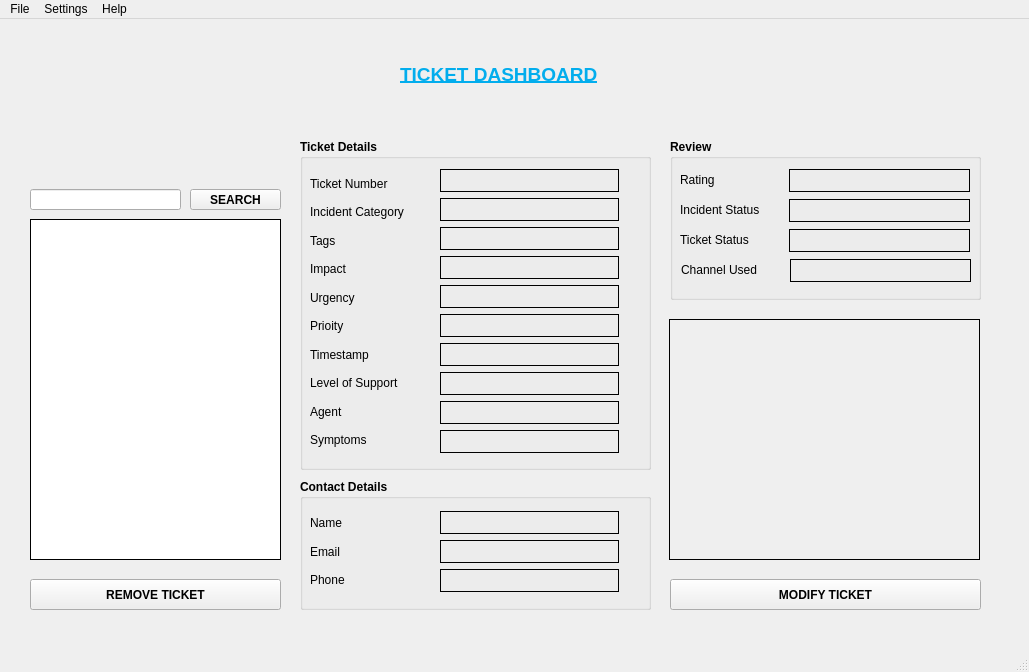
<?xml version="1.0" encoding="UTF-8"?>
<ui version="4.0">
 <class>MainWindow</class>
 <widget class="QMainWindow" name="MainWindow">
  <property name="geometry">
   <rect>
    <x>0</x>
    <y>0</y>
    <width>1029</width>
    <height>672</height>
   </rect>
  </property>
  <property name="windowTitle">
   <string>Ticket Dashboard</string>
  </property>
  <property name="windowIcon">
   <iconset resource="images.qrc">
    <normaloff>:/new/res/images/BitTicketLogo.png</normaloff>:/new/res/images/BitTicketLogo.png</iconset>
  </property>
  <widget class="QWidget" name="centralwidget">
   <widget class="QGroupBox" name="groupBox_3">
    <property name="geometry">
     <rect>
      <x>670</x>
      <y>120</y>
      <width>311</width>
      <height>161</height>
     </rect>
    </property>
    <property name="font">
     <font>
      <weight>75</weight>
      <bold>true</bold>
     </font>
    </property>
    <property name="title">
     <string>Review</string>
    </property>
    <widget class="QLabel" name="lb_rating">
     <property name="geometry">
      <rect>
       <x>10</x>
       <y>30</y>
       <width>111</width>
       <height>21</height>
      </rect>
     </property>
     <property name="font">
      <font>
       <weight>50</weight>
       <bold>false</bold>
      </font>
     </property>
     <property name="text">
      <string>Rating</string>
     </property>
    </widget>
    <widget class="QLabel" name="lb_display_rating">
     <property name="geometry">
      <rect>
       <x>119</x>
       <y>30</y>
       <width>181</width>
       <height>23</height>
      </rect>
     </property>
     <property name="font">
      <font>
       <weight>50</weight>
       <bold>false</bold>
      </font>
     </property>
     <property name="frameShape">
      <enum>QFrame::Panel</enum>
     </property>
     <property name="frameShadow">
      <enum>QFrame::Plain</enum>
     </property>
     <property name="text">
      <string/>
     </property>
    </widget>
    <widget class="QLabel" name="lb_total_closed">
     <property name="geometry">
      <rect>
       <x>10</x>
       <y>60</y>
       <width>111</width>
       <height>22</height>
      </rect>
     </property>
     <property name="font">
      <font>
       <weight>50</weight>
       <bold>false</bold>
      </font>
     </property>
     <property name="text">
      <string>Incident Status</string>
     </property>
    </widget>
    <widget class="QLabel" name="lb_total_solved">
     <property name="geometry">
      <rect>
       <x>10</x>
       <y>90</y>
       <width>111</width>
       <height>21</height>
      </rect>
     </property>
     <property name="font">
      <font>
       <weight>50</weight>
       <bold>false</bold>
      </font>
     </property>
     <property name="text">
      <string>Ticket Status </string>
     </property>
    </widget>
    <widget class="QLabel" name="lb_display_Incstatus">
     <property name="geometry">
      <rect>
       <x>119</x>
       <y>60</y>
       <width>181</width>
       <height>23</height>
      </rect>
     </property>
     <property name="font">
      <font>
       <weight>50</weight>
       <bold>false</bold>
      </font>
     </property>
     <property name="frameShape">
      <enum>QFrame::Panel</enum>
     </property>
     <property name="frameShadow">
      <enum>QFrame::Plain</enum>
     </property>
     <property name="text">
      <string/>
     </property>
    </widget>
    <widget class="QLabel" name="lb_display_Tickstatus">
     <property name="geometry">
      <rect>
       <x>119</x>
       <y>90</y>
       <width>181</width>
       <height>23</height>
      </rect>
     </property>
     <property name="font">
      <font>
       <weight>50</weight>
       <bold>false</bold>
      </font>
     </property>
     <property name="frameShape">
      <enum>QFrame::Panel</enum>
     </property>
     <property name="frameShadow">
      <enum>QFrame::Plain</enum>
     </property>
     <property name="text">
      <string/>
     </property>
    </widget>
    <widget class="QLabel" name="lb_display_Channel">
     <property name="geometry">
      <rect>
       <x>120</x>
       <y>120</y>
       <width>181</width>
       <height>23</height>
      </rect>
     </property>
     <property name="font">
      <font>
       <weight>50</weight>
       <bold>false</bold>
      </font>
     </property>
     <property name="frameShape">
      <enum>QFrame::Panel</enum>
     </property>
     <property name="frameShadow">
      <enum>QFrame::Plain</enum>
     </property>
     <property name="text">
      <string/>
     </property>
    </widget>
    <widget class="QLabel" name="lb_total_solved_2">
     <property name="geometry">
      <rect>
       <x>11</x>
       <y>120</y>
       <width>101</width>
       <height>21</height>
      </rect>
     </property>
     <property name="font">
      <font>
       <weight>50</weight>
       <bold>false</bold>
      </font>
     </property>
     <property name="text">
      <string>Channel Used</string>
     </property>
    </widget>
   </widget>
   <widget class="QPushButton" name="pb_remove">
    <property name="geometry">
     <rect>
      <x>30</x>
      <y>560</y>
      <width>251</width>
      <height>31</height>
     </rect>
    </property>
    <property name="font">
     <font>
      <weight>75</weight>
      <bold>true</bold>
     </font>
    </property>
    <property name="text">
     <string>REMOVE TICKET</string>
    </property>
   </widget>
   <widget class="QLabel" name="label">
    <property name="geometry">
     <rect>
      <x>400</x>
      <y>40</y>
      <width>221</width>
      <height>30</height>
     </rect>
    </property>
    <property name="font">
     <font>
      <pointsize>14</pointsize>
      <weight>75</weight>
      <bold>true</bold>
      <underline>true</underline>
      <strikeout>false</strikeout>
     </font>
    </property>
    <property name="autoFillBackground">
     <bool>false</bool>
    </property>
    <property name="styleSheet">
     <string notr="true">color: rgb(2, 173, 237);</string>
    </property>
    <property name="frameShape">
     <enum>QFrame::NoFrame</enum>
    </property>
    <property name="frameShadow">
     <enum>QFrame::Plain</enum>
    </property>
    <property name="text">
     <string>TICKET DASHBOARD</string>
    </property>
    <property name="textFormat">
     <enum>Qt::PlainText</enum>
    </property>
   </widget>
   <widget class="QListWidget" name="lst_tickets">
    <property name="geometry">
     <rect>
      <x>30</x>
      <y>200</y>
      <width>251</width>
      <height>341</height>
     </rect>
    </property>
    <property name="toolTip">
     <string>&lt;html&gt;&lt;head/&gt;&lt;body&gt;&lt;p&gt;List of Tickets&lt;/p&gt;&lt;/body&gt;&lt;/html&gt;</string>
    </property>
    <property name="frameShape">
     <enum>QFrame::Box</enum>
    </property>
    <property name="frameShadow">
     <enum>QFrame::Plain</enum>
    </property>
    <property name="lineWidth">
     <number>1</number>
    </property>
   </widget>
   <widget class="QPushButton" name="pb_modify">
    <property name="geometry">
     <rect>
      <x>670</x>
      <y>560</y>
      <width>311</width>
      <height>31</height>
     </rect>
    </property>
    <property name="font">
     <font>
      <weight>75</weight>
      <bold>true</bold>
     </font>
    </property>
    <property name="text">
     <string>MODIFY TICKET</string>
    </property>
   </widget>
   <widget class="QGroupBox" name="groupBox">
    <property name="geometry">
     <rect>
      <x>300</x>
      <y>120</y>
      <width>351</width>
      <height>331</height>
     </rect>
    </property>
    <property name="font">
     <font>
      <weight>75</weight>
      <bold>true</bold>
     </font>
    </property>
    <property name="title">
     <string>Ticket Details</string>
    </property>
    <property name="flat">
     <bool>false</bool>
    </property>
    <widget class="QLabel" name="label_14">
     <property name="geometry">
      <rect>
       <x>10</x>
       <y>290</y>
       <width>129</width>
       <height>22</height>
      </rect>
     </property>
     <property name="font">
      <font>
       <weight>50</weight>
       <bold>false</bold>
      </font>
     </property>
     <property name="text">
      <string>Symptoms</string>
     </property>
    </widget>
    <widget class="QLabel" name="lb_level_support">
     <property name="geometry">
      <rect>
       <x>10</x>
       <y>233</y>
       <width>129</width>
       <height>22</height>
      </rect>
     </property>
     <property name="font">
      <font>
       <weight>50</weight>
       <bold>false</bold>
      </font>
     </property>
     <property name="text">
      <string>Level of Support</string>
     </property>
    </widget>
    <widget class="QLabel" name="lb_ticket_num">
     <property name="geometry">
      <rect>
       <x>10</x>
       <y>33</y>
       <width>129</width>
       <height>23</height>
      </rect>
     </property>
     <property name="font">
      <font>
       <weight>50</weight>
       <bold>false</bold>
      </font>
     </property>
     <property name="text">
      <string>Ticket Number</string>
     </property>
    </widget>
    <widget class="QLabel" name="lb_timestamp">
     <property name="geometry">
      <rect>
       <x>10</x>
       <y>204</y>
       <width>129</width>
       <height>23</height>
      </rect>
     </property>
     <property name="font">
      <font>
       <weight>50</weight>
       <bold>false</bold>
      </font>
     </property>
     <property name="text">
      <string>Timestamp</string>
     </property>
    </widget>
    <widget class="QLabel" name="label_3">
     <property name="geometry">
      <rect>
       <x>10</x>
       <y>261</y>
       <width>129</width>
       <height>23</height>
      </rect>
     </property>
     <property name="font">
      <font>
       <weight>50</weight>
       <bold>false</bold>
      </font>
     </property>
     <property name="text">
      <string>Agent</string>
     </property>
    </widget>
    <widget class="QLabel" name="lb_priority">
     <property name="geometry">
      <rect>
       <x>10</x>
       <y>176</y>
       <width>129</width>
       <height>22</height>
      </rect>
     </property>
     <property name="font">
      <font>
       <weight>50</weight>
       <bold>false</bold>
      </font>
     </property>
     <property name="text">
      <string>Prioity</string>
     </property>
    </widget>
    <widget class="QLabel" name="lb_impact">
     <property name="geometry">
      <rect>
       <x>10</x>
       <y>119</y>
       <width>129</width>
       <height>22</height>
      </rect>
     </property>
     <property name="font">
      <font>
       <weight>50</weight>
       <bold>false</bold>
      </font>
     </property>
     <property name="text">
      <string>Impact</string>
     </property>
    </widget>
    <widget class="QLabel" name="lb_urgency">
     <property name="geometry">
      <rect>
       <x>10</x>
       <y>147</y>
       <width>129</width>
       <height>23</height>
      </rect>
     </property>
     <property name="font">
      <font>
       <weight>50</weight>
       <bold>false</bold>
      </font>
     </property>
     <property name="text">
      <string>Urgency</string>
     </property>
    </widget>
    <widget class="QLabel" name="lb_incident_cat">
     <property name="geometry">
      <rect>
       <x>10</x>
       <y>62</y>
       <width>129</width>
       <height>22</height>
      </rect>
     </property>
     <property name="font">
      <font>
       <weight>50</weight>
       <bold>false</bold>
      </font>
     </property>
     <property name="text">
      <string>Incident Category</string>
     </property>
    </widget>
    <widget class="QLabel" name="lb_tags">
     <property name="geometry">
      <rect>
       <x>10</x>
       <y>90</y>
       <width>129</width>
       <height>23</height>
      </rect>
     </property>
     <property name="font">
      <font>
       <weight>50</weight>
       <bold>false</bold>
      </font>
     </property>
     <property name="text">
      <string>Tags</string>
     </property>
    </widget>
    <widget class="QLabel" name="lb_display_ticketnum">
     <property name="geometry">
      <rect>
       <x>140</x>
       <y>30</y>
       <width>179</width>
       <height>23</height>
      </rect>
     </property>
     <property name="font">
      <font>
       <weight>50</weight>
       <bold>false</bold>
      </font>
     </property>
     <property name="toolTip">
      <string>&lt;html&gt;&lt;head/&gt;&lt;body&gt;&lt;p&gt;Ticket Number&lt;/p&gt;&lt;/body&gt;&lt;/html&gt;</string>
     </property>
     <property name="frameShape">
      <enum>QFrame::Box</enum>
     </property>
     <property name="frameShadow">
      <enum>QFrame::Plain</enum>
     </property>
     <property name="lineWidth">
      <number>1</number>
     </property>
     <property name="midLineWidth">
      <number>3</number>
     </property>
     <property name="text">
      <string/>
     </property>
    </widget>
    <widget class="QLabel" name="lb_display_symptoms">
     <property name="geometry">
      <rect>
       <x>140</x>
       <y>291</y>
       <width>179</width>
       <height>23</height>
      </rect>
     </property>
     <property name="font">
      <font>
       <weight>50</weight>
       <bold>false</bold>
      </font>
     </property>
     <property name="frameShape">
      <enum>QFrame::Box</enum>
     </property>
     <property name="frameShadow">
      <enum>QFrame::Plain</enum>
     </property>
     <property name="lineWidth">
      <number>1</number>
     </property>
     <property name="midLineWidth">
      <number>3</number>
     </property>
     <property name="text">
      <string/>
     </property>
    </widget>
    <widget class="QLabel" name="lb_display_Agent">
     <property name="geometry">
      <rect>
       <x>140</x>
       <y>262</y>
       <width>179</width>
       <height>23</height>
      </rect>
     </property>
     <property name="font">
      <font>
       <weight>50</weight>
       <bold>false</bold>
      </font>
     </property>
     <property name="frameShape">
      <enum>QFrame::Box</enum>
     </property>
     <property name="frameShadow">
      <enum>QFrame::Plain</enum>
     </property>
     <property name="lineWidth">
      <number>1</number>
     </property>
     <property name="midLineWidth">
      <number>3</number>
     </property>
     <property name="text">
      <string/>
     </property>
    </widget>
    <widget class="QLabel" name="lb_display_timestamp">
     <property name="geometry">
      <rect>
       <x>140</x>
       <y>204</y>
       <width>179</width>
       <height>23</height>
      </rect>
     </property>
     <property name="font">
      <font>
       <weight>50</weight>
       <bold>false</bold>
      </font>
     </property>
     <property name="frameShape">
      <enum>QFrame::Box</enum>
     </property>
     <property name="frameShadow">
      <enum>QFrame::Plain</enum>
     </property>
     <property name="lineWidth">
      <number>1</number>
     </property>
     <property name="midLineWidth">
      <number>3</number>
     </property>
     <property name="text">
      <string/>
     </property>
    </widget>
    <widget class="QLabel" name="lb_display_levelsupport">
     <property name="geometry">
      <rect>
       <x>140</x>
       <y>233</y>
       <width>179</width>
       <height>23</height>
      </rect>
     </property>
     <property name="font">
      <font>
       <weight>50</weight>
       <bold>false</bold>
      </font>
     </property>
     <property name="frameShape">
      <enum>QFrame::Box</enum>
     </property>
     <property name="frameShadow">
      <enum>QFrame::Plain</enum>
     </property>
     <property name="lineWidth">
      <number>1</number>
     </property>
     <property name="midLineWidth">
      <number>3</number>
     </property>
     <property name="text">
      <string/>
     </property>
    </widget>
    <widget class="QLabel" name="lb_display_Incidentcat">
     <property name="geometry">
      <rect>
       <x>140</x>
       <y>59</y>
       <width>179</width>
       <height>23</height>
      </rect>
     </property>
     <property name="font">
      <font>
       <weight>50</weight>
       <bold>false</bold>
      </font>
     </property>
     <property name="frameShape">
      <enum>QFrame::Box</enum>
     </property>
     <property name="frameShadow">
      <enum>QFrame::Plain</enum>
     </property>
     <property name="lineWidth">
      <number>1</number>
     </property>
     <property name="midLineWidth">
      <number>3</number>
     </property>
     <property name="text">
      <string/>
     </property>
    </widget>
    <widget class="QLabel" name="lb_display_impact">
     <property name="geometry">
      <rect>
       <x>140</x>
       <y>117</y>
       <width>179</width>
       <height>23</height>
      </rect>
     </property>
     <property name="font">
      <font>
       <weight>50</weight>
       <bold>false</bold>
      </font>
     </property>
     <property name="frameShape">
      <enum>QFrame::Box</enum>
     </property>
     <property name="frameShadow">
      <enum>QFrame::Plain</enum>
     </property>
     <property name="lineWidth">
      <number>1</number>
     </property>
     <property name="midLineWidth">
      <number>3</number>
     </property>
     <property name="text">
      <string/>
     </property>
    </widget>
    <widget class="QLabel" name="lb_display_priority">
     <property name="geometry">
      <rect>
       <x>140</x>
       <y>175</y>
       <width>179</width>
       <height>23</height>
      </rect>
     </property>
     <property name="font">
      <font>
       <weight>50</weight>
       <bold>false</bold>
      </font>
     </property>
     <property name="frameShape">
      <enum>QFrame::Box</enum>
     </property>
     <property name="frameShadow">
      <enum>QFrame::Plain</enum>
     </property>
     <property name="lineWidth">
      <number>1</number>
     </property>
     <property name="midLineWidth">
      <number>3</number>
     </property>
     <property name="text">
      <string/>
     </property>
    </widget>
    <widget class="QLabel" name="lb_display_tags">
     <property name="geometry">
      <rect>
       <x>140</x>
       <y>88</y>
       <width>179</width>
       <height>23</height>
      </rect>
     </property>
     <property name="font">
      <font>
       <weight>50</weight>
       <bold>false</bold>
      </font>
     </property>
     <property name="frameShape">
      <enum>QFrame::Box</enum>
     </property>
     <property name="frameShadow">
      <enum>QFrame::Plain</enum>
     </property>
     <property name="lineWidth">
      <number>1</number>
     </property>
     <property name="midLineWidth">
      <number>3</number>
     </property>
     <property name="text">
      <string/>
     </property>
    </widget>
    <widget class="QLabel" name="lb_display_urgency">
     <property name="geometry">
      <rect>
       <x>140</x>
       <y>146</y>
       <width>179</width>
       <height>23</height>
      </rect>
     </property>
     <property name="font">
      <font>
       <weight>50</weight>
       <bold>false</bold>
      </font>
     </property>
     <property name="frameShape">
      <enum>QFrame::Box</enum>
     </property>
     <property name="frameShadow">
      <enum>QFrame::Plain</enum>
     </property>
     <property name="lineWidth">
      <number>1</number>
     </property>
     <property name="midLineWidth">
      <number>3</number>
     </property>
     <property name="text">
      <string/>
     </property>
    </widget>
   </widget>
   <widget class="QGroupBox" name="groupBox_2">
    <property name="geometry">
     <rect>
      <x>300</x>
      <y>460</y>
      <width>351</width>
      <height>131</height>
     </rect>
    </property>
    <property name="font">
     <font>
      <weight>75</weight>
      <bold>true</bold>
     </font>
    </property>
    <property name="title">
     <string>Contact Details</string>
    </property>
    <widget class="QLabel" name="lb_display_phone">
     <property name="geometry">
      <rect>
       <x>140</x>
       <y>90</y>
       <width>179</width>
       <height>23</height>
      </rect>
     </property>
     <property name="font">
      <font>
       <weight>50</weight>
       <bold>false</bold>
      </font>
     </property>
     <property name="frameShape">
      <enum>QFrame::Box</enum>
     </property>
     <property name="frameShadow">
      <enum>QFrame::Plain</enum>
     </property>
     <property name="lineWidth">
      <number>1</number>
     </property>
     <property name="midLineWidth">
      <number>3</number>
     </property>
     <property name="text">
      <string/>
     </property>
    </widget>
    <widget class="QLabel" name="lb_display_email">
     <property name="geometry">
      <rect>
       <x>140</x>
       <y>61</y>
       <width>179</width>
       <height>23</height>
      </rect>
     </property>
     <property name="font">
      <font>
       <weight>50</weight>
       <bold>false</bold>
      </font>
     </property>
     <property name="frameShape">
      <enum>QFrame::Box</enum>
     </property>
     <property name="frameShadow">
      <enum>QFrame::Plain</enum>
     </property>
     <property name="lineWidth">
      <number>1</number>
     </property>
     <property name="midLineWidth">
      <number>3</number>
     </property>
     <property name="text">
      <string/>
     </property>
    </widget>
    <widget class="QLabel" name="lb_display_name">
     <property name="geometry">
      <rect>
       <x>140</x>
       <y>32</y>
       <width>179</width>
       <height>23</height>
      </rect>
     </property>
     <property name="font">
      <font>
       <weight>50</weight>
       <bold>false</bold>
      </font>
     </property>
     <property name="frameShape">
      <enum>QFrame::Box</enum>
     </property>
     <property name="frameShadow">
      <enum>QFrame::Plain</enum>
     </property>
     <property name="lineWidth">
      <number>1</number>
     </property>
     <property name="midLineWidth">
      <number>3</number>
     </property>
     <property name="text">
      <string/>
     </property>
    </widget>
    <widget class="QLabel" name="lb_phone">
     <property name="geometry">
      <rect>
       <x>10</x>
       <y>90</y>
       <width>59</width>
       <height>22</height>
      </rect>
     </property>
     <property name="font">
      <font>
       <weight>50</weight>
       <bold>false</bold>
      </font>
     </property>
     <property name="text">
      <string>Phone</string>
     </property>
    </widget>
    <widget class="QLabel" name="lb_email">
     <property name="geometry">
      <rect>
       <x>10</x>
       <y>61</y>
       <width>59</width>
       <height>23</height>
      </rect>
     </property>
     <property name="font">
      <font>
       <weight>50</weight>
       <bold>false</bold>
      </font>
     </property>
     <property name="text">
      <string>Email</string>
     </property>
    </widget>
    <widget class="QLabel" name="lb_name">
     <property name="geometry">
      <rect>
       <x>10</x>
       <y>33</y>
       <width>59</width>
       <height>22</height>
      </rect>
     </property>
     <property name="font">
      <font>
       <weight>50</weight>
       <bold>false</bold>
      </font>
     </property>
     <property name="text">
      <string>Name</string>
     </property>
    </widget>
   </widget>
   <widget class="QLabel" name="label_2">
    <property name="geometry">
     <rect>
      <x>40</x>
      <y>10</y>
      <width>231</width>
      <height>141</height>
     </rect>
    </property>
    <property name="font">
     <font>
      <pointsize>14</pointsize>
      <weight>75</weight>
      <bold>true</bold>
     </font>
    </property>
    <property name="styleSheet">
     <string notr="true">image: url(:/new/res/images/BitTicketLogo.png);</string>
    </property>
    <property name="text">
     <string/>
    </property>
   </widget>
   <widget class="QLineEdit" name="lineEdit">
    <property name="geometry">
     <rect>
      <x>30</x>
      <y>170</y>
      <width>151</width>
      <height>21</height>
     </rect>
    </property>
    <property name="frame">
     <bool>true</bool>
    </property>
   </widget>
   <widget class="QPushButton" name="pushButton">
    <property name="geometry">
     <rect>
      <x>190</x>
      <y>170</y>
      <width>91</width>
      <height>21</height>
     </rect>
    </property>
    <property name="font">
     <font>
      <weight>75</weight>
      <bold>true</bold>
     </font>
    </property>
    <property name="text">
     <string>SEARCH</string>
    </property>
   </widget>
   <widget class="QLabel" name="lblImage">
    <property name="geometry">
     <rect>
      <x>669</x>
      <y>300</y>
      <width>311</width>
      <height>241</height>
     </rect>
    </property>
    <property name="frameShape">
     <enum>QFrame::Panel</enum>
    </property>
    <property name="text">
     <string/>
    </property>
   </widget>
  </widget>
  <widget class="QMenuBar" name="menubar">
   <property name="geometry">
    <rect>
     <x>0</x>
     <y>0</y>
     <width>1029</width>
     <height>21</height>
    </rect>
   </property>
   <widget class="QMenu" name="menuFile">
    <property name="title">
     <string>File</string>
    </property>
    <addaction name="actionNew"/>
    <addaction name="actionLoad"/>
    <addaction name="actionSave"/>
    <addaction name="actionModify_Ticket"/>
    <addaction name="actionAdd_Agent"/>
    <addaction name="actionExit"/>
   </widget>
   <widget class="QMenu" name="menuSettings">
    <property name="title">
     <string>Settings</string>
    </property>
    <widget class="QMenu" name="menuThemes">
     <property name="title">
      <string>Themes</string>
     </property>
     <addaction name="actionSpyBot"/>
     <addaction name="actionGravira"/>
    </widget>
    <addaction name="menuThemes"/>
   </widget>
   <widget class="QMenu" name="menuHelp">
    <property name="title">
     <string>Help</string>
    </property>
    <addaction name="actionAbout"/>
    <addaction name="actionAbout_Qt"/>
   </widget>
   <addaction name="menuFile"/>
   <addaction name="menuSettings"/>
   <addaction name="menuHelp"/>
  </widget>
  <widget class="QStatusBar" name="statusbar"/>
  <action name="actionNew">
   <property name="text">
    <string>New Ticket</string>
   </property>
  </action>
  <action name="actionLoad">
   <property name="text">
    <string>Load Tickets</string>
   </property>
  </action>
  <action name="actionSave">
   <property name="text">
    <string>Save Tickets</string>
   </property>
  </action>
  <action name="actionExit">
   <property name="text">
    <string>Exit</string>
   </property>
  </action>
  <action name="actionModify_Ticket">
   <property name="text">
    <string>Modify Ticket</string>
   </property>
  </action>
  <action name="actionSpyBot">
   <property name="text">
    <string>Darkmode</string>
   </property>
  </action>
  <action name="actionGravira">
   <property name="text">
    <string>Lightmode</string>
   </property>
  </action>
  <action name="actionAbout">
   <property name="text">
    <string>About</string>
   </property>
  </action>
  <action name="actionAbout_Qt">
   <property name="text">
    <string>About Qt</string>
   </property>
  </action>
  <action name="actionAdd_Agent">
   <property name="text">
    <string>Add Agent</string>
   </property>
  </action>
 </widget>
 <tabstops>
  <tabstop>lst_tickets</tabstop>
  <tabstop>pb_remove</tabstop>
  <tabstop>pb_modify</tabstop>
 </tabstops>
 <resources>
  <include location="images.qrc"/>
 </resources>
 <connections/>
</ui>
